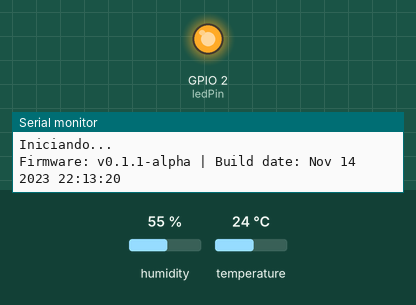
Simulated run of this program. Board: ESP8266 (NodeMCU). Parts: output pins drawn as LEDs (lit = HIGH), the last lines printed to the serial monitor. Dashed ring = blinking. The test bench sets the inputs (shaded band); at power-on: temperature 24 °C, humidity 55 %. WiFi joins after 1.5 s; servers stay silent unless stated; storage starts empty; random numbers use the default seed unless the program sets one; no MQTT or app messages arrive unless stated.

Above: at 0.1 s.
At 6.7 s:
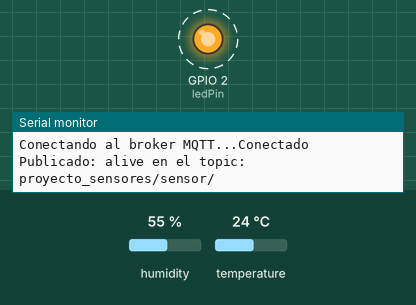
6.8 s: temperature set to 4 °C
17.6 s: temperature set to 12 °C
Timing chart, 0 to 37.1 s (numbered marks = the images above; inputs shaded):
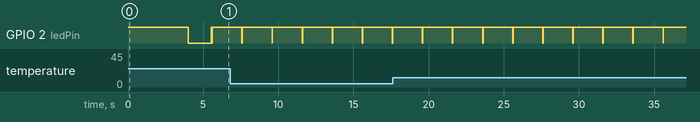

The program:

main.cpp
```cpp
#include <Arduino.h>
#include <ESP8266WiFi.h>
#include <PubSubClient.h>
#include <WiFiManager.h>
#include <LittleFS.h>
#include <ArduinoJson.h>

#include "version.h" // Versión del firmware

// Librerías de sensores
#include <DHT.h>
#define DHTTYPE    DHT11
#define DHTPIN     5 // Pin GPIO donde está conectado el sensor DHT11
DHT dht(DHTPIN, DHTTYPE); // Inicializa el sensor DHT11


// Pines
const int ledPin = LED_BUILTIN;  // En ESP8266 suele ser GPIO2


// Red y MQTT
WiFiClient espClient;
PubSubClient client(espClient);
WiFiManager wm;


// Variables de sensores
float temp = 0.0;
float hum = 0.0;

bool sensorSimulado = false;


// Configuración de MQTT
char mqtt_server[40] = "test.mosquitto.org";
char mqtt_topic[64] = "proyecto_sensores/sensor/";

WiFiManagerParameter custom_mqtt_server("server", "MQTT Broker", mqtt_server, 40);
WiFiManagerParameter custom_mqtt_topic("topic", "MQTT Topic", mqtt_topic, 64);

bool shouldSaveConfig = false;
unsigned long lastHeartbeat = 0;

// Intervalo de sensado y publicación
unsigned int publish_interval = 10; // en segundos, por defecto 10
char mqtt_interval[6] = "10"; // WiFiManager requiere string

WiFiManagerParameter custom_mqtt_interval("interval", "Intervalo (segundos)", mqtt_interval, 6);

// ========================= FUNCIONES =========================
void saveConfigCallback() {
  Serial.println("Se ha modificado la configuración, se guardará...");
  shouldSaveConfig = true;
}

// Cargar configuración guardada
void loadConfig() {
  if (LittleFS.exists("/config.json")) {
    File configFile = LittleFS.open("/config.json", "r");
    if (configFile) {
      StaticJsonDocument<256> doc;
      // Si no encuentra el archivo, se crea uno nuevo con valores por defecto
      if (deserializeJson(doc, configFile) == DeserializationError::Ok) {
        strlcpy(mqtt_server, doc["mqtt_server"] | "test.mosquitto.org", sizeof(mqtt_server));
        strlcpy(mqtt_topic, doc["mqtt_topic"] | "proyecto_sensores/sensor1/mensaje", sizeof(mqtt_topic));

        publish_interval = doc["interval"] | 10;
        snprintf(mqtt_interval, sizeof(mqtt_interval), "%u", publish_interval);

        custom_mqtt_interval.setValue(mqtt_interval, sizeof(mqtt_interval));
        custom_mqtt_server.setValue(mqtt_server, sizeof(mqtt_server));
        custom_mqtt_topic.setValue(mqtt_topic, sizeof(mqtt_topic));


        //publish_interval = atoi(mqtt_interval);
      }

      //serializeJsonPretty(doc, Serial);
      configFile.close();
    }
  }

  Serial.println("Server: " + String(mqtt_server)+"\n Topic: " + String(mqtt_topic) + "\n Intervalo: " + String(publish_interval) + "s");
  delay(1000);
}

// Guardar configuración en el sistema de archivos
void saveConfig() {
  StaticJsonDocument<256> doc;
  doc["mqtt_server"] = mqtt_server;
  doc["mqtt_topic"] = mqtt_topic;
  doc["interval"] = publish_interval;


  File configFile = LittleFS.open("/config.json", "w");
  if (configFile) {
    serializeJson(doc, configFile);
    Serial.println(serializeJsonPretty(doc, Serial));
    configFile.close();
    Serial.println("Configuración guardada en /config.json");
  } else {
    Serial.println("Error guardando configuración");
  }
  Serial.println("Fin de la carga de configuración");
}

// Configuración de WiFi y MQTT
void setupWiFi() {
  wm.setSaveConfigCallback(saveConfigCallback);
  wm.addParameter(&custom_mqtt_server);
  wm.addParameter(&custom_mqtt_topic);
  wm.addParameter(&custom_mqtt_interval);

  wm.setConfigPortalTimeout(30);  // Mostrar el portal durante 30 segundos
  Serial.println("Entrando en modo configuración...");
  digitalWrite(ledPin, LOW); // LED encendido

  bool configResult = wm.startConfigPortal("Sensor-Config"); // Devuelve true si se conecta, false si expira
  digitalWrite(ledPin, HIGH); // LED apagado

  if (!configResult) {
    Serial.println("Timeout del portal. Intentando conectar con los datos guardados...");
    WiFi.begin(); // Usa las credenciales almacenadas por WiFiManager
    int retries = 0;
    while (WiFi.status() != WL_CONNECTED && retries < 20) {
      delay(500);
      Serial.print(".");
      retries++;
    }
    Serial.println();
  }

  if (WiFi.status() == WL_CONNECTED) {
    Serial.print("WiFi conectado tras el portal (o por timeout). IP:");
    Serial.println(WiFi.localIP());
  } else {
    Serial.println("No se pudo conectar a WiFi. Se reiniciará el dispositivo.");
    delay(3000);
    ESP.restart();
  }

  // Cargar parámetros personalizados
  strlcpy(mqtt_server, custom_mqtt_server.getValue(), sizeof(mqtt_server)); // Cargar el broker MQTT
  strlcpy(mqtt_topic, custom_mqtt_topic.getValue(), sizeof(mqtt_topic)); // Cargar el topic MQTT
  publish_interval = atoi(custom_mqtt_interval.getValue()); // Convertir string a entero
  if (publish_interval == 0) publish_interval = 10; // Si el intervalo es 0, se establece en 10 segundos

  if (shouldSaveConfig) saveConfig(); // Guardar configuración si se ha modificado
}

// Configuración y definición de servidor MQTT
void setupMQTT() {
  client.setServer(mqtt_server, 1883);
}

// Conexión al broker MQTT
void reconnectMQTT() {
  unsigned int intentos = 0; //Intentos de conexión
  while (!client.connected()) {
    Serial.print("Conectando al broker MQTT...");
    if (client.connect("ESP_RC_001")) {
      Serial.println("Conectado");
    } else {
      // Falla al conectar, espera 5 segundos y vuelve a intentar
      Serial.print("Fallo, rc=");
      Serial.print(client.state());
      Serial.println(" - Intentando en 5s");
      delay(5000);
      intentos++;
      if (intentos > 5) {
        Serial.println("No se pudo conectar al broker MQTT, reiniciando...");
        ESP.restart(); // Reiniciar si no se conecta después de varios intentos
      }
    }
  }
}

// Parpadeo del LED de estado
void heartbeatLED() {
  digitalWrite(ledPin, LOW);
  delay(30);
  digitalWrite(ledPin, HIGH);
}

// Publicar mensaje en el topic MQTT
void publishMessage() {
  String payload = "alive";

  // Armar los topics específicos
  String topicStatus = String(mqtt_topic) + "/status";

  client.publish(topicStatus.c_str(), payload.c_str());
  Serial.println("Publicado: " + payload + " en el topic: " + mqtt_topic);
}

// Leer el sensor DHT11
// Devuelve true si la lectura es correcta, false si hay error
bool leerSensor(float &t, float &h) {
  float temp = dht.readTemperature();
  float hum = dht.readHumidity();

  if (isnan(temp) || isnan(hum)) {
    return false;
  } else {
    t = temp;
    h = hum;
    return true;
  }
}

// Sensores simulados (no implementados en este código)
float simulateTemperature() {
  return random(200, 350) / 10.0; // Temperaturas entre 20.0 y 35.0 °C
}

float simulateHumidity() {
  return random(300, 800) / 10.0; // Humedad entre 30.0% y 80.0%
}

// publica los datos de los sensores simulados en el topic MQTT
void publishSensorData() {
  float tempLeida = dht.readTemperature();
  float humLeida = dht.readHumidity();

  if (isnan(tempLeida) || isnan(humLeida)) {
    // Lectura fallida: usar simulación
    sensorSimulado = true;
    temp = simulateTemperature();
    hum = simulateHumidity();
    Serial.println("⚠️ Lectura fallida del sensor. Usando valores simulados.");
  } else {
    sensorSimulado = false;
    temp = tempLeida;
    hum = humLeida;
    Serial.println("✅ Lectura de sensor exitosa.");
  }

  // Publicar temperatura y humedad
  String topicTemp = String(mqtt_topic) + "temp";
  String topicHum = String(mqtt_topic) + "hum";

  char payloadTemp[16];
  char payloadHum[16];
  dtostrf(temp, 4, 1, payloadTemp);
  dtostrf(hum, 4, 1, payloadHum);

  boolean ok1 = client.publish(topicTemp.c_str(), payloadTemp);
  boolean ok2 = client.publish(topicHum.c_str(), payloadHum);

  if (ok1 && ok2) {
    Serial.println("Publicado:");
    Serial.println(topicTemp + ": " + payloadTemp);
    Serial.println(topicHum + ": " + payloadHum);
  } else {
    Serial.println("❌ Error al publicar temperatura o humedad");
  }

  // Publicar si son simulados
  String topicSim = String(mqtt_topic) + "simulated";
  const char* simState = sensorSimulado ? "true" : "false";
  client.publish(topicSim.c_str(), simState);
  Serial.println("Publicado flag de simulación: " + String(simState));
}


// ========================= SETUP Y LOOP =========================

// Configuración inicial
void setup() {
  pinMode(ledPin, OUTPUT);
  digitalWrite(ledPin, HIGH); // LED apagado por defecto

  Serial.begin(115200);
  Serial.println("\n\nIniciando...");
  Serial.print("Firmware: " FIRMWARE_VERSION);
  Serial.println(" | Build date: " __DATE__ " " __TIME__);
  delay(3000);

  if (!LittleFS.begin()) {
    Serial.println("Fallo al montar LittleFS");
  }

  loadConfig(); // Cargar configuración guardada
  setupWiFi(); // Configurar WiFi y MQTT topic
  setupMQTT(); // Configurar MQTT

  dht.begin(); // Inicializar el sensor DHT11

}

// Bucle principal
void loop() {
  if (!client.connected()) reconnectMQTT();
  client.loop();

  static unsigned long lastPublish = 0;
  unsigned long now = millis();

  if (now - lastPublish > publish_interval * 1000UL) {
    publishSensorData(); // Publicar datos de sensores simulados
    lastPublish = now;
  }

  if (now - lastHeartbeat > 2000) {
    heartbeatLED();
    lastHeartbeat = now;
    publishMessage();
  }
}
```

version.h
```cpp
#pragma once

#define FIRMWARE_VERSION "v0.1.1-alpha"
```

Measured:
- by itself, GPIO 2 (ledPin): alternates HIGH for 2.0 s and LOW for 0.03 s
